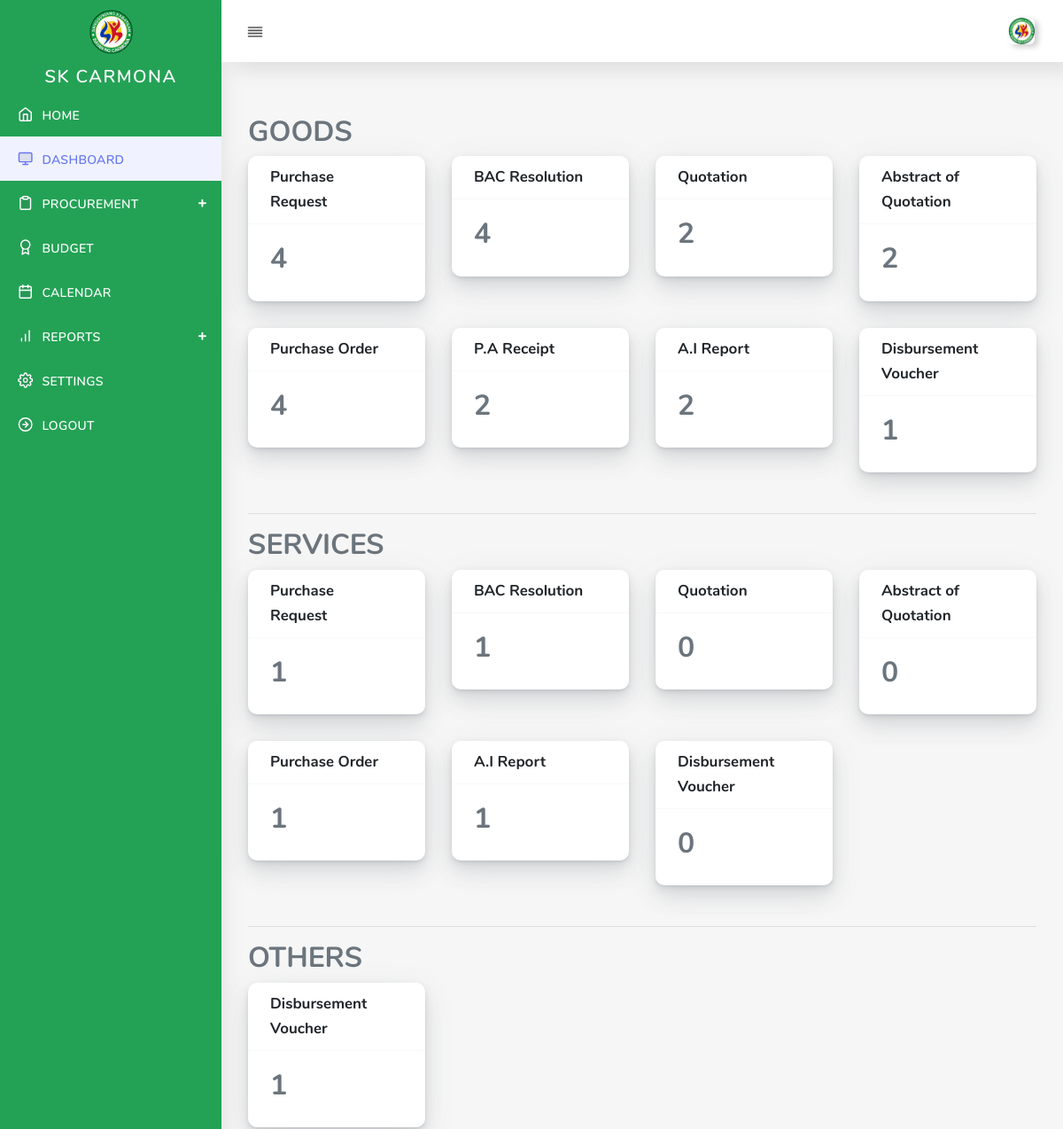
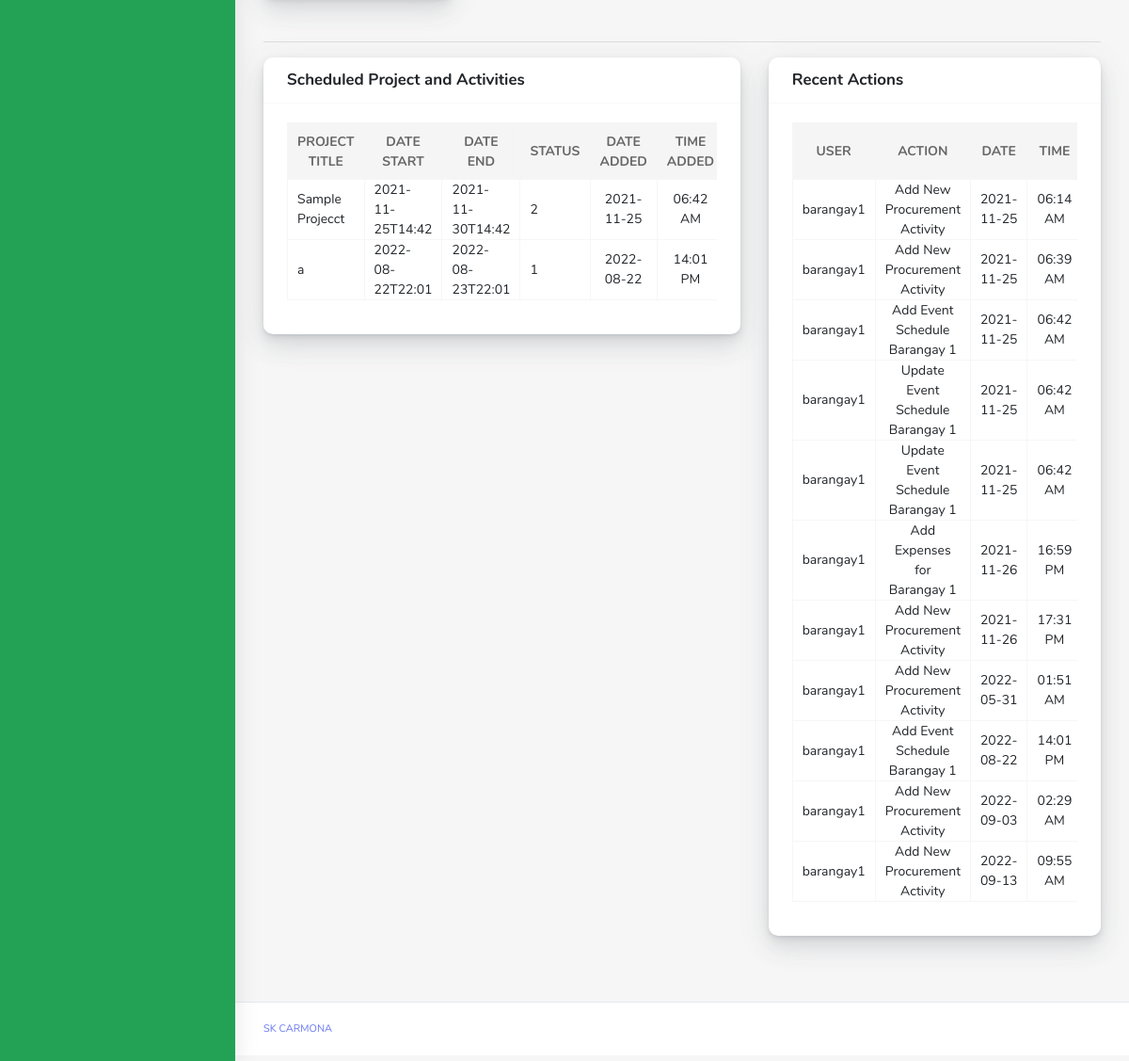
The page /user/dashboard.php (signed in) on the database its author committed (2 pictures, top to bottom).
### tables this page shows
CREATE TABLE `skaccount` (
  `brgyID` int(11) NOT NULL,
  `barangay_name` varchar(32) NOT NULL,
  `username` varchar(32) NOT NULL,
  `password` varchar(32) NOT NULL,
  `img_profile` text NOT NULL,
  `sk_chairman` varchar(100) NOT NULL,
  `vice_chairman` varchar(100) NOT NULL,
  `secretary` varchar(100) NOT NULL,
  `member1` varchar(100) NOT NULL,
  `member2` varchar(100) NOT NULL,
  `member3` varchar(100) NOT NULL,
  `procuring` varchar(100) NOT NULL,
  `brgy_captain` varchar(100) NOT NULL,
  `committee_approriations` varchar(100) NOT NULL,
  `sk_treasurer` varchar(100) NOT NULL,
  `ai_committee` varchar(100) NOT NULL,
  `budget_officer` varchar(50) NOT NULL,
  `city` varchar(100) NOT NULL,
  `province` varchar(100) NOT NULL,
  `contact` varchar(100) NOT NULL
);

CREATE TABLE `events` (
  `ID` int(11) NOT NULL,
  `brgy_id` int(11) NOT NULL,
  `title` varchar(50) NOT NULL,
  `datetime_start` text NOT NULL,
  `datetime_end` text NOT NULL,
  `status` int(1) NOT NULL,
  `date_added` timestamp NOT NULL DEFAULT current_timestamp()
);

CREATE TABLE `user_history` (
  `historyID` int(12) NOT NULL,
  `user` varchar(50) NOT NULL,
  `is_sk` int(1) NOT NULL,
  `brgy_id` int(12) NOT NULL,
  `actions` text NOT NULL,
  `date_recorded` timestamp NOT NULL DEFAULT current_timestamp()
);

### controller/sk-dashboard.php (called while the page is built, shortened)
<?php
include('../config/database.php');
$data     = $_SESSION['brgyID'];
$events	  = $mysqli->query("SELECT * FROM events where brgy_id='$data' ");
$history  = $mysqli->query("SELECT * FROM user_history where is_sk=1 and brgy_id='$data'");
$gpr	 = $mysqli->query("SELECT * FROM procurement_goods where brgy_id='$data' and pro_type='1'");
$cntgpr  = $gpr->num_rows;
$gbc	 = $mysqli->query("SELECT * FROM procurement_bac_resolution where brgy_id='$data' and pro_type='1'");
$cntgbc  = $gbc->num_rows;
$gsp	 = $mysqli->query("SELECT * FROM supplier where brgy_id='$data' and pro_type='1' group by pro_id  ");
$cntgsp  = $gsp->num_rows;
$gpo	 = $mysqli->query("SELECT * FROM purchase_order where brgy_id='$data' and pro_type='1'");
$cntgpo  = $gpo->num_rows;
$gpa	 = $mysqli->query("SELECT * FROM pa_report where brgy_id='$data' and pro_type='1'");
$cntgpa  = $gpa->num_rows;
$gai	 = $mysqli->query("SELECT * FROM ai_report where brgy_id='$data' and pro_type='1'");
$cntgai  = $gai->num_rows;
$gdv	 = $mysqli->query("SELECT * FROM dv_report where brgy_id='$data' and pro_type='1' and is_process=1 group by pro_id");
$cntgdv  = $gdv->num_rows;
$spr	 = $mysqli->query("SELECT * FROM procurement_goods where brgy_id='$data' and pro_type='2'");
$cntspr  = $spr->num_rows;
$sbc	 = $mysqli->query("SELECT * FROM procurement_bac_resolution where brgy_id='$data' and pro_type='2'");
$cntsbc  = $sbc->num_rows;
$ssp	 = $mysqli->query("SELECT * FROM supplier where brgy_id='$data' and pro_type='2' group by pro_id  ");
$cntssp  = $ssp->num_rows;
$spo	 = $mysqli->query("SELECT * FROM purchase_order where brgy_id='$data' and pro_type='2'");
$cntspo  = $spo->num_rows;
$sai	 = $mysqli->query("SELECT * FROM ai_report where brgy_id='$data' and pro_type='2'");
$cntsai  = $sai->num_rows;
$sdv	 = $mysqli->query("SELECT * FROM dv_report where brgy_id='$data' and pro_type='2' and is_process=1 group by pro_id");
$cntsdv  = $sdv->num_rows;
$odv	 = $mysqli->query("SELECT * FROM dv_report where brgy_id='$data' and pro_type='3' and is_process=1 group by pro_id");
$cntodv  = $odv->num_rows;

### user/dashboard.php (the view)
<?php include('header.php'); ?>
<?php include('nav.php'); ?>
<?php include('../controller/sk-dashboard.php'); ?>
	<div class="main-content">
          <div class="section-body">
            <h2 class="section-title">GOODS</h2>
            <div class="row">
              <div class="col-12 col-md-6 col-lg-3">
                <div class="card">
                  <div class="card-header">
                    <h4>Purchase Request</h4>
                  </div>
                  <div class="card-body">
                    <h2><?php echo $cntgpr;?></h2>
                  </div>
                </div>
              </div>
              <div class="col-12 col-md-6 col-lg-3">
                <div class="card">
                  <div class="card-header">
                    <h4>BAC Resolution</h4>
                  </div>
                  <div class="card-body">
                    <h2><?php echo $cntgbc;?></h2>
                  </div>
                </div>
              </div>
              <div class="col-12 col-md-6 col-lg-3">
                <div class="card">
                  <div class="card-header">
                    <h4>Quotation</h4>
                  </div>
                  <div class="card-body">
                    <h2><?php echo $cntgsp;?></h2>
                  </div>
                </div>
              </div>
              <div class="col-12 col-md-6 col-lg-3">
                <div class="card">
                  <div class="card-header">
                    <h4>Abstract of Quotation</h4>
                  </div>
                  <div class="card-body">
                    <h2><?php echo $cntgsp;?></h2>
                  </div>
                </div>
              </div>
            </div>
			 <div class="row">
              <div class="col-12 col-md-6 col-lg-3">
                <div class="card">
                  <div class="card-header">
                    <h4>Purchase Order</h4>
                  </div>
                  <div class="card-body">
                    <h2><?php echo $cntgpo;?></h2>
                  </div>
                </div>
              </div>
              <div class="col-12 col-md-6 col-lg-3">
                <div class="card">
                  <div class="card-header">
                    <h4>P.A Receipt</h4>
                  </div>
                  <div class="card-body">
                    <h2><?php echo $cntgpa;?></h2>
                  </div>
                </div>
              </div>
              <div class="col-12 col-md-6 col-lg-3">
                <div class="card">
                  <div class="card-header">
                    <h4>A.I Report</h4>
                  </div>
                  <div class="card-body">
                    <h2><?php echo $cntgai;?></h2>
                  </div>
                </div>
              </div>
              <div class="col-12 col-md-6 col-lg-3">
                <div class="card">
                  <div class="card-header">
                    <h4>Disbursement Voucher</h4>
                  </div>
                  <div class="card-body">
                    <h2><?php echo $cntgdv;?></h2>
                  </div>
                </div>
              </div>
            </div>
			<hr>
			<h2 class="section-title">SERVICES</h2>
            <div class="row">
              <div class="col-12 col-md-6 col-lg-3">
                <div class="card">
                  <div class="card-header">
                    <h4>Purchase Request</h4>
                  </div>
                  <div class="card-body">
                    <h2><?php echo $cntspr;?></h2>
                  </div>
                </div>
              </div>
              <div class="col-12 col-md-6 col-lg-3">
                <div class="card">
                  <div class="card-header">
                    <h4>BAC Resolution</h4>
                  </div>
                  <div class="card-body">
                    <h2><?php echo $cntsbc;?></h2>
                  </div>
                </div>
              </div>
              <div class="col-12 col-md-6 col-lg-3">
                <div class="card">
                  <div class="card-header">
                    <h4>Quotation</h4>
                  </div>
                  <div class="card-body">
                    <h2><?php echo $cntssp;?></h2>
                  </div>
                </div>
              </div>
              <div class="col-12 col-md-6 col-lg-3">
                <div class="card">
                  <div class="card-header">
                    <h4>Abstract of Quotation</h4>
                  </div>
                  <div class="card-body">
                    <h2><?php echo $cntssp;?></h2>
                  </div>
                </div>
              </div>
            </div>
			 <div class="row">
              <div class="col-12 col-md-6 col-lg-3">
                <div class="card">
                  <div class="card-header">
                    <h4>Purchase Order</h4>
                  </div>
                  <div class="card-body">
                    <h2><?php echo $cntspo;?></h2>
                  </div>
                </div>
              </div>
              <div class="col-12 col-md-6 col-lg-3">
                <div class="card">
                  <div class="card-header">
                    <h4>A.I Report</h4>
                  </div>
                  <div class="card-body">
                    <h2><?php echo $cntsai;?></h2>
                  </div>
                </div>
              </div>
              <div class="col-12 col-md-6 col-lg-3">
                <div class="card">
                  <div class="card-header">
                    <h4>Disbursement Voucher</h4>
                  </div>
                  <div class="card-body">
                    <h2><?php echo $cntsdv;?></h2>
                  </div>
                </div>
              </div>
            </div>
			<hr>
			<h2 class="section-title">OTHERS</h2>
            <div class="row">
              <div class="col-12 col-md-6 col-lg-3">
                <div class="card">
                  <div class="card-header">
                    <h4>Disbursement Voucher</h4>
                  </div>
                  <div class="card-body">
                    <h2><?php echo $cntodv;?></h2>
                  </div>
                </div>
              </div>
            </div>
			<hr>
			<div class="row">
              <div class="col-7">
                <div class="card">
                  <div class="card-header">
                    <h4>Scheduled Project and Activities</h4>
                  </div>
                  <div class="card-body">
                    <div class="table-responsive">
                      <table class="table  table-bordered" id="sk-data" >
                        <thead>
                          <tr>
                            <th class="text-center">PROJECT TITLE</th>
                            <th class="text-center">DATE START</th>
                            <th class="text-center">DATE END</th>
                            <th class="text-center">STATUS</th>
                            <th class="text-center">DATE ADDED</th>
                            <th class="text-center">TIME ADDED</th>
                          </tr>
                        </thead>
						<tbody>
						<?php while($val = $events->fetch_object()){ ?>
							<tr>
								<td class="text-left"> <?php echo $val->title;?> </td>
								<td class="text-left"> <?php echo $val->datetime_start;?> </td>
								<td class="text-left"> <?php echo $val->datetime_end;?> </td>
								<td class="text-left"> <?php echo $val->status;?> </td>
								<td class="text-center"> <?php echo date ('Y-m-d', strtotime($val->date_added));?> </td>
								<td class="text-center"> <?php echo date ('H:i A', strtotime($val->date_added));?> </td>
							</tr>
						<?php } ?>
						</tbody>
                      </table>
                    </div>
                  </div>
                </div>
              </div>
			   <div class="col-5">
                <div class="card">
                  <div class="card-header">
                    <h4>Recent Actions</h4>
                  </div>
                  <div class="card-body">
                    <div class="table-responsive">
                      <table class="table  table-bordered" id="sk-history" >
                        <thead>
                          <tr>
                            <th class="text-center">USER</th>
                            <th class="text-center">ACTION</th>
                            <th class="text-center">DATE</th>
                            <th class="text-center">TIME</th>
                          </tr>
                        </thead>
						<tbody>
						<?php while($val = $history->fetch_object()){ ?>
							<tr>
								<td class="text-center"> <?php echo $val->user;?> </td>
								<td class="text-center"> <?php echo $val->actions;?> </td>
								<td class="text-center"> <?php echo date ('Y-m-d', strtotime($val->date_recorded));?> </td>
								<td class="text-center"> <?php echo date ('H:i A', strtotime($val->date_recorded));?> </td>
							</tr>
						<?php } ?>
						</tbody>
                      </table>
                    </div>
                  </div>
                </div>
              </div>
            </div>
         </div>
      </div>
<?php require('footer.php'); ?>

### user/nav.php (shortened to what this page needs)
<?php
include('../config/database.php');
$data     = $_SESSION['brgyID'];
$settings1 = $mysqli->query("SELECT * FROM skaccount where brgyID ='$data'");
while($val1 = $settings1->fetch_object()){
	$profile =  $val1->img_profile;
}
?>
<body>
  <div id="app">
    <div class="main-wrapper main-wrapper-1">
      <div class="navbar-bg"></div>
      <nav class="navbar navbar-expand-lg main-navbar sticky">
        <div class="form-inline mr-auto">
          <ul class="navbar-nav mr-3">
            <li><a href="#" data-toggle="sidebar" class="nav-link nav-link-lg collapse-btn"> <i data-feather="align-justify"></i></a></li>
          </ul>
        </div>
        <ul class="navbar-nav navbar-right">
          <li class="dropdown"><a href="#" data-toggle="dropdown"
              class="nav-link dropdown-toggle nav-link-lg nav-link-user"> <img alt="image" src="../assets/img/barangay/<?php echo $profile;?>"
                class="user-img-radious-style"> <span class="d-sm-none d-lg-inline-block"></span></a>
          </li>
        </ul>
      </nav>
      <div class="main-sidebar sidebar-style-2">
        <aside id="sidebar-wrapper" >
          <div class="sidebar-brand">
            <a href="#"> <img alt="image" src="../assets/img/sk-logo.png" class="header-logo" />
            </a>
          </div>
          <ul class="sidebar-menu" style="background-color:#23a255 !important;">
            <li class="menu-header"><center>SK CARMONA</center></li>
			<?php
			$uri_path = parse_url($_SERVER['REQUEST_URI'], PHP_URL_PATH);
		    $uri_segments = explode('/', $uri_path);
			$page =  $uri_segments[3];
			if($page =='index.php')  { $index   = 'active'; }
			else if($page =='dashboard.php'){ $dashboard = 'active'; }
			?>
            <li class="dropdown <?php echo $index;?>">
              <a href="index.php" class="nav-link"><i data-feather="home"></i><span>HOME</span></a>
            </li>
			<li class="dropdown <?php echo $dashboard;?>">
              <a href="dashboard.php" class="nav-link"><i data-feather="monitor"></i><span>DASHBOARD</span></a>
            </li>
			<li class="dropdown <?php echo $procurement;?>">
              <a href="procurement.php" class="menu-toggle nav-link has-dropdown"><i data-feather="clipboard"></i><span>PROCUREMENT</span></a>
            </li>
			<li class="dropdown <?php echo $budget;?>">
              <a href="budget.php" class="nav-link"><i data-feather="award"></i><span>BUDGET </span></a>
            </li>
			<li class="dropdown <?php echo $calendar;?>">
              <a href="calendar.php" class="nav-link"><i data-feather="calendar"></i><span>CALENDAR </span></a>
            </li>
			<li class="dropdown <?php echo $reports;?>">
              <a href="announcement.php" class="menu-toggle nav-link has-dropdown"><i data-feather="bar-chart"></i><span>REPORTS </span></a>
            </li>
			<li class="dropdown <?php echo $settings;?>">
              <a href="settings.php" class="nav-link"><i data-feather="settings"></i><span> SETTINGS </span></a>
            </li>
			<li class="dropdown ">
              <a href="logout.php" class="nav-link"><i data-feather="arrow-right-circle"></i><span>LOGOUT</span></a>
            </li>
          </ul>
        </aside>
      </div>

### rows shown on the page
skaccount: img_profile (picture)
events: title "Sample Projecct", datetime_start "2021-11-25T14:42", datetime_end "2021-11-30T14:42", status "2", date_added "2021-11-25", date_added "06:42 AM"
events: title "a", datetime_start "2022-08-22T22:01", datetime_end "2022-08-23T22:01", status "1", date_added "2022-08-22", date_added "14:01 PM"
user_history: user "barangay1", actions "Add New Procurement Activity", date_recorded "2021-11-25", date_recorded "06:14 AM"
user_history: user "barangay1", actions "Add New Procurement Activity", date_recorded "2021-11-25", date_recorded "06:39 AM"
user_history: user "barangay1", actions "Add Event Schedule Barangay 1", date_recorded "2021-11-25", date_recorded "06:42 AM"
user_history: user "barangay1", actions "Update Event Schedule Barangay 1", date_recorded "2021-11-25", date_recorded "06:42 AM"
user_history: user "barangay1", actions "Update Event Schedule Barangay 1", date_recorded "2021-11-25", date_recorded "06:42 AM"
user_history: user "barangay1", actions "Add Expenses for Barangay 1", date_recorded "2021-11-26", date_recorded "16:59 PM"
user_history: user "barangay1", actions "Add New Procurement Activity", date_recorded "2021-11-26", date_recorded "17:31 PM"
user_history: user "barangay1", actions "Add New Procurement Activity", date_recorded "2022-05-31", date_recorded "01:51 AM"
user_history: user "barangay1", actions "Add Event Schedule Barangay 1", date_recorded "2022-08-22", date_recorded "14:01 PM"
user_history: user "barangay1", actions "Add New Procurement Activity", date_recorded "2022-09-03", date_recorded "02:29 AM"
user_history: user "barangay1", actions "Add New Procurement Activity", date_recorded "2022-09-13", date_recorded "09:55 AM"

### other values the page prints
$cntgpr "4"
$cntgbc "4"
$cntgsp "2"
$cntgpo "4"
$cntgpa "2"
$cntgai "2"
$cntgdv "1"
$cntspr "1"
$cntsbc "1"
$cntssp "0"
$cntspo "1"
$cntsai "1"
$cntsdv "0"
$cntodv "1"
